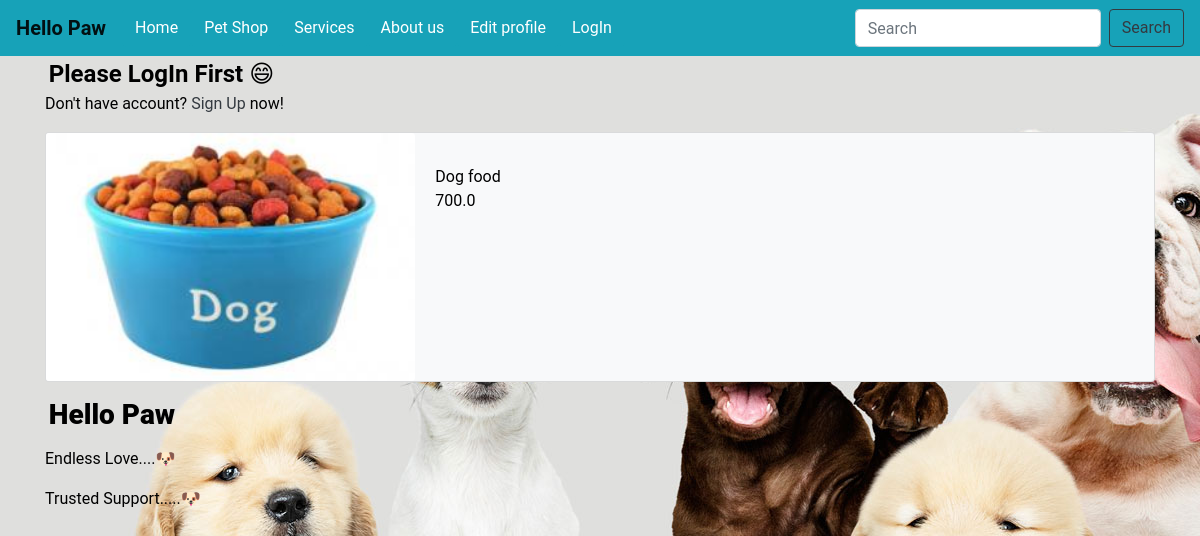
/show_product/2, run on the app's committed database.
### PetShop/models.py (models this page shows, shortened)
class AddProduct(models.Model):
    Product_name = models.CharField(max_length=100)
    Catagory = models.CharField(max_length=200)
    cost =models.FloatField(max_length=200)
    image = models.ImageField(upload_to='products/images/',null=True, blank=True)

### PetShop/views.py (the view)
# urls.py: path('show_product/<int:product_id>', shopviews.showDetails, name='detail_view')
def showDetails(request, product_id):
    searched_product = get_object_or_404(AddProduct, id=product_id)
    context = {
        'search': searched_product,
    }
    return render(request, 'Petshop/details.html', context)

### templates/PetShop/details.html (shortened to what this page needs)
{% extends 'base.html' %}
{% block content  %}
        <div class="card bg-light mb-2`" >
          <div class="row no-gutters">
            <div class="col-md-4">
              <img src="{{ search.image.url }}" class="card-img" alt="...">
            </div>
            <div class="col-md-8">
              <div class="card-body">
                <p class="card-text">
                    {{ search.Product_name }} <br>
                    {{ search.cost }} <br>
                    {{ search.Category }} <br>
                </p>
              </div>
            </div>
          </div>
        </div>
{% endblock content %}

### Home/static/Home/styles.css (style rules this page uses)
body { background-color: darkgrey; section: class"hero-wrap js-fullheight" ; background-image: url("dog6.jpg");" data-stellar-background-ratio:"0.5" background-repeat: no-repeat; color: black; }
body { font-family: "Roboto", "Lucida Grande", "DejaVu Sans", "Bitstream Vera Sans", Verdana, Arial, sans-serif; }

### data on the page
AddProduct: image (picture), Product_name "Dog food", cost "700.0"
